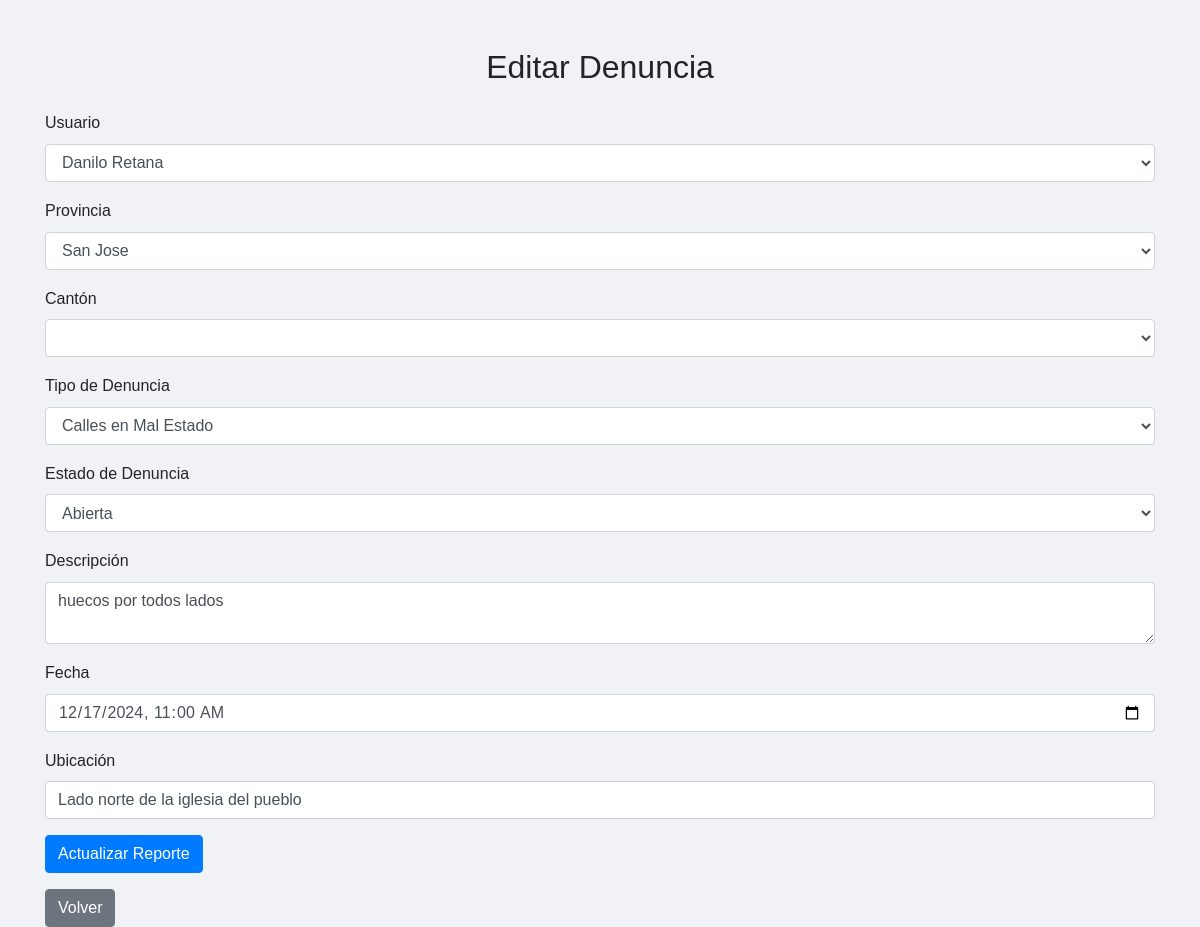
The page /app/views/editarDenuncia.php?id=1 (signed in) on the database its author committed.
### tables this page shows
CREATE TABLE `denuncias` (
  `idDenuncias` int(11) NOT NULL,
  `idUsuario` int(11) NOT NULL,
  `idProvincia` int(11) NOT NULL,
  `idCanton` int(11) NOT NULL,
  `idTipoDenuncia` int(11) NOT NULL,
  `idEstadoDenuncia` int(11) NOT NULL,
  `DescripcionDenuncia` varchar(500) DEFAULT NULL,
  `Fecha` datetime NOT NULL,
  `DetalleUbicacion` varchar(500) DEFAULT NULL
);

CREATE TABLE `usuarios` (
  `idUsuario` int(11) NOT NULL,
  `idProvincia` int(11) NOT NULL,
  `idCanton` int(11) NOT NULL,
  `Nombre` varchar(255) NOT NULL,
  `Apellido` varchar(255) NOT NULL,
  `Correo` varchar(255) NOT NULL,
  `Telefono` varchar(25) DEFAULT NULL,
  `Cedula` varchar(50) DEFAULT NULL,
  `Password` varchar(255) NOT NULL,
  `isAdmin` binary(1) NOT NULL DEFAULT '0',
  `DetalleDireccion` varchar(500) DEFAULT NULL
);

CREATE TABLE `provincias` (
  `idProvincia` int(11) NOT NULL,
  `NombreProvincia` varchar(255) NOT NULL
);

CREATE TABLE `tipos_denuncias` (
  `idTipoDenuncia` int(11) NOT NULL,
  `NombreDenuncia` varchar(255) NOT NULL
);

CREATE TABLE `estados_denuncias` (
  `idEstadoDenuncia` int(11) NOT NULL,
  `NombreDenuncia` varchar(255) NOT NULL
);

### app/models/User.php (called while the page is built, shortened)
<?php
class User
{
    private $pdo;
    public function __construct($pdo)
    {
        $this->pdo = $pdo;
    }
    public function getAllUsers()
    {
        $stmt = $this->pdo->query("SELECT * FROM Usuarios");
        return $stmt->fetchAll(PDO::FETCH_ASSOC);
    }
}

### app/models/Denuncia.php (called while the page is built, shortened)
<?php
class Denuncia
{
    private $pdo;
    public function __construct($pdo)
    {
        $this->pdo = $pdo;
    }
    public function getDenunciaById($id)
    {
        $stmt = $this->pdo->prepare("SELECT * FROM Denuncias WHERE idDenuncias = :id");
        $stmt->execute([':id' => $id]);
        return $stmt->fetch(PDO::FETCH_ASSOC);
    }
}

### app/models/Provincia.php (called while the page is built, shortened)
<?php
class Provincia
{
    private $pdo;
    public function __construct($pdo)
    {
        $this->pdo = $pdo;
    }
    public function getAllProvincias()
    {
        $stmt = $this->pdo->query("SELECT * FROM Provincias");
        return $stmt->fetchAll(PDO::FETCH_ASSOC);
    }
}

### app/models/TipoDenuncia.php (called while the page is built, shortened)
<?php
class TipoDenuncia
{
    private $pdo;
    public function __construct($pdo)
    {
        $this->pdo = $pdo;
    }
    public function getAllTipos()
    {
        $stmt = $this->pdo->query("SELECT * FROM Tipos_Denuncias");
        return $stmt->fetchAll(PDO::FETCH_ASSOC);
    }
}

### app/models/EstadoDenuncia.php (called while the page is built, shortened)
<?php
class EstadoDenuncia
{
    private $pdo;
    public function __construct($pdo)
    {
        $this->pdo = $pdo;
    }
    public function getAllEstados()
    {
        $stmt = $this->pdo->query("SELECT * FROM Estados_Denuncias");
        return $stmt->fetchAll(PDO::FETCH_ASSOC);
    }
}

### app/views/editarDenuncia.php (the view, shortened to what this page needs)
<?php
require_once __DIR__ . '/../models/Denuncia.php';
require_once __DIR__ . '/../models/User.php';
require_once __DIR__ . '/../models/Provincia.php';
require_once __DIR__ . '/../models/TipoDenuncia.php';
require_once __DIR__ . '/../models/EstadoDenuncia.php';
$database = new Database();
$pdo = $database->getConnection();
$denunciaModel = new Denuncia($pdo);
$userModel = new User($pdo);
$provinciaModel = new Provincia($pdo);
$tipoDenunciaModel = new TipoDenuncia($pdo);
$estadoDenunciaModel = new EstadoDenuncia($pdo);
$usuarios = $userModel->getAllUsers();
$provincias = $provinciaModel->getAllProvincias();
$tiposDenuncia = $tipoDenunciaModel->getAllTipos();
$estadosDenuncia = $estadoDenunciaModel->getAllEstados();
$denunciaId = $_GET['id'] ?? null;
$denuncia = $denunciaModel->getDenunciaById($denunciaId);
?>
<!DOCTYPE html>
<html lang="es">
<head>
    <link rel="stylesheet" href="https://stackpath.bootstrapcdn.com/bootstrap/4.5.2/css/bootstrap.min.css">
    <link rel="stylesheet" href="assets/css/style.css">
</head>
<body>
    <div class="container mt-5">
        <h2 class="text-center mb-4">Editar Denuncia</h2>
        <form action="editarDenuncia.php?id=<?php echo $denunciaId; ?>" method="POST">
            <div class="form-group">
                <label for="idUsuario">Usuario</label>
                <select class="form-control" id="idUsuario" name="idUsuario" required>
                    <?php foreach ($usuarios as $usuario): ?>
                        <option value="<?php echo $usuario['idUsuario']; ?>" <?php echo $usuario['idUsuario'] == $denuncia['idUsuario'] ? 'selected' : ''; ?>>
                            <?php echo $usuario['Nombre'] . ' ' . $usuario['Apellido']; ?>
                        </option>
                    <?php endforeach; ?>
                </select>
            </div>
            <div class="form-group">
                <label for="idProvincia">Provincia</label>
                <select class="form-control" id="idProvincia" name="idProvincia" required>
                    <?php foreach ($provincias as $provincia): ?>
                        <option value="<?php echo $provincia['idProvincia']; ?>" <?php echo $provincia['idProvincia'] == $denuncia['idProvincia'] ? 'selected' : ''; ?>>
                            <?php echo $provincia['NombreProvincia']; ?>
                        </option>
                    <?php endforeach; ?>
                </select>
            </div>
            <div class="form-group">
                <label for="idCanton">Cantón</label>
                <select class="form-control" id="idCanton" name="idCanton" required>
                </select>
            </div>
            <div class="form-group">
                <label for="idTipoDenuncia">Tipo de Denuncia</label>
                <select class="form-control" id="idTipoDenuncia" name="idTipoDenuncia" required>
                    <?php foreach ($tiposDenuncia as $tipo): ?>
                        <option value="<?php echo $tipo['idTipoDenuncia']; ?>" <?php echo $tipo['idTipoDenuncia'] == $denuncia['idTipoDenuncia'] ? 'selected' : ''; ?>>
                            <?php echo $tipo['NombreDenuncia']; ?>
                        </option>
                    <?php endforeach; ?>
                </select>
            </div>
            <div class="form-group">
                <label for="idEstadoDenuncia">Estado de Denuncia</label>
                <select class="form-control" id="idEstadoDenuncia" name="idEstadoDenuncia" required>
                    <?php foreach ($estadosDenuncia as $estado): ?>
                        <option value="<?php echo $estado['idEstadoDenuncia']; ?>" <?php echo $estado['idEstadoDenuncia'] == $denuncia['idEstadoDenuncia'] ? 'selected' : ''; ?>>
                            <?php echo $estado['NombreDenuncia']; ?>
                        </option>
                    <?php endforeach; ?>
                </select>
            </div>
            <div class="form-group">
                <label for="DescripcionDenuncia">Descripción</label>
                <textarea class="form-control" id="DescripcionDenuncia" name="DescripcionDenuncia" required><?php echo htmlspecialchars($denuncia['DescripcionDenuncia']); ?></textarea>
            </div>
            <div class="form-group">
                <label for="Fecha">Fecha</label>
                <input type="datetime-local" class="form-control" id="Fecha" name="Fecha" value="<?php echo date('Y-m-d\TH:i', strtotime($denuncia['Fecha'])); ?>" required>
            </div>
            <div class="form-group">
                <label for="DetalleUbicacion">Ubicación</label>
                <input type="text" class="form-control" id="DetalleUbicacion" name="DetalleUbicacion" value="<?php echo htmlspecialchars($denuncia['DetalleUbicacion']); ?>" required>
            </div>
            <button type="submit" class="btn btn-primary">Actualizar Reporte</button>
        </form>
        <a href="gestionarDenuncias.php" class="btn btn-secondary mt-3">Volver</a>
    </div>
</body>
</html>

### app/views/assets/css/style.css (style rules this page uses)
body { font-family: Arial; background-color: #F0F2F5; transition: background-color 0.5s ease, color 0.5 ease; line-height: 1.6; display: flex; flex-direction: column; min-height: 100vh; margin: 0; }

### rows shown on the page
denuncias: idUsuario "Danilo Retana", idProvincia "San Jose", idTipoDenuncia "Calles en Mal Estado", idEstadoDenuncia "Abierta", DescripcionDenuncia "huecos por todos lados", Fecha "12/17/2024 11:00", DetalleUbicacion "Lado norte de la iglesia del pueblo"
